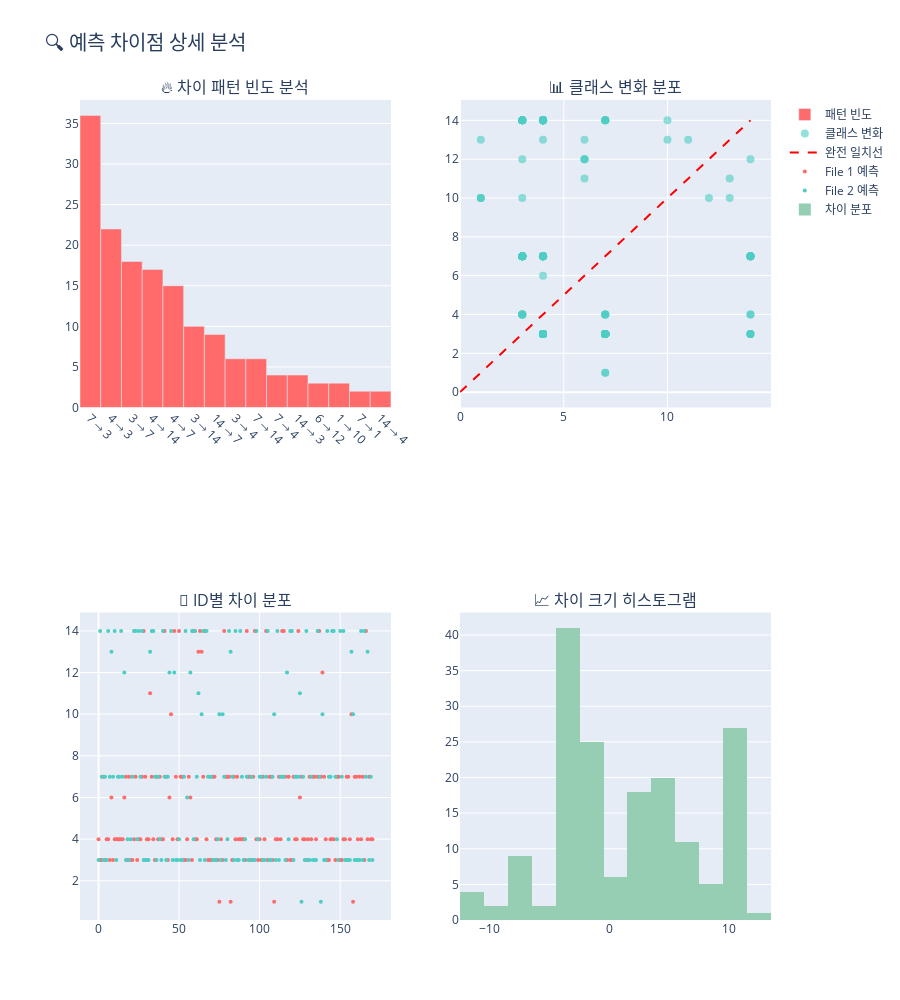

Here is the notebook cell this chart was saved with:
### Code cell
# 📊 차이점 시각화 (다양한 관점)
def plot_difference_analysis():
    """
    차이점 분석을 위한 4개 서브플롯 차트 생성
    
    Returns:
        plotly.graph_objects.Figure or None: 생성된 차트 또는 None
    """
    # 필요한 데이터가 있는지 확인
    if not (file1_info and file2_info and len(different_predictions) > 0):
        print("⚠️ 차이점 데이터가 없어 시각화를 생성할 수 없습니다.")
        return None
    
    # 서브플롯 생성
    fig = make_subplots(
        rows=2, cols=2,
        subplot_titles=[
            "🔥 차이 패턴 빈도 분석",
            "📊 클래스 변화 분포",
            "🎯 ID별 차이 분포",
            "📈 차이 크기 히스토그램"
        ]
    )
    
    # 1. 차이 패턴 빈도 (막대 차트)
    pattern_counts = different_predictions.groupby(['target_file1', 'target_file2']).size().reset_index(name='count')
    pattern_counts['pattern'] = pattern_counts['target_file1'].astype(str) + ' → ' + pattern_counts['target_file2'].astype(str)
    pattern_counts = pattern_counts.sort_values('count', ascending=False).head(15)
    
    fig.add_trace(
        go.Bar(
            x=pattern_counts['pattern'],
            y=pattern_counts['count'],
            marker_color='#FF6B6B',
            name="패턴 빈도"
        ),
        row=1, col=1
    )
    
    # 2. 클래스 변화 분포 (산점도)
    fig.add_trace(
        go.Scatter(
            x=different_predictions['target_file1'],
            y=different_predictions['target_file2'],
            mode='markers',
            marker=dict(size=8, color='#4ECDC4', opacity=0.6),
            name="클래스 변화"
        ),
        row=1, col=2
    )
    
    # 대각선 추가 (일치하는 경우)
    max_class = max(different_predictions['target_file1'].max(), different_predictions['target_file2'].max())
    fig.add_trace(
        go.Scatter(
            x=[0, max_class],
            y=[0, max_class],
            mode='lines',
            line=dict(color='red', dash='dash'),
            name="완전 일치선"
        ),
        row=1, col=2
    )
    
    # 3. ID별 차이 분포 (샘플 순서대로) - plotly는 range 객체를 받지 않으므로 리스트로 변환
    sample_indices = list(range(len(different_predictions)))  # range를 list로 변환
    fig.add_trace(
        go.Scatter(
            x=sample_indices,
            y=different_predictions['target_file1'],
            mode='markers',
            marker=dict(color='#FF6B6B', size=4),
            name="File 1 예측"
        ),
        row=2, col=1
    )
    
    fig.add_trace(
        go.Scatter(
            x=sample_indices,
            y=different_predictions['target_file2'],
            mode='markers',
            marker=dict(color='#4ECDC4', size=4),
            name="File 2 예측"
        ),
        row=2, col=1
    )
    
    # 4. 차이 크기 히스토그램
    diff_values = different_predictions['target_file2'] - different_predictions['target_file1']
    fig.add_trace(
        go.Histogram(
            x=diff_values,
            nbinsx=20,
            marker_color='#96CEB4',
            name="차이 분포"
        ),
        row=2, col=2
    )
    
    # 레이아웃 업데이트
    fig.update_layout(
        height=1000,
        title="🔍 예측 차이점 상세 분석",
        title_font_size=20,
        showlegend=True
    )
    
    # X축 라벨 회전 (패턴 차트)
    fig.update_xaxes(tickangle=45, row=1, col=1)
    
    return fig

# 차이점 분석 차트 생성 및 표시
try:
    # 필요한 변수들이 정의되어 있는지 확인
    required_vars = ['file1_info', 'file2_info', 'different_predictions']
    missing_vars = [var for var in required_vars if var not in globals()]
    
    if missing_vars:
        print(f"❌ 필요한 변수가 정의되지 않았습니다: {', '.join(missing_vars)}")
        print("   이전 셀들을 먼저 실행해주세요.")
    elif 'different_predictions' in globals() and len(different_predictions) > 0:
        diff_fig = plot_difference_analysis()
        if diff_fig is not None:
            diff_fig.show()
            
            # plotly 차트를 PNG로 저장 (matplotlib 방식 사용)
            try:
                # kaleido 없이 matplotlib로 저장
                if 'comparison_logger' in globals():
                    # 한글 폰트 설정 재적용 (matplotlib 차트용)
                    import matplotlib.pyplot as plt
                    import matplotlib.font_manager as fm
                    
                    font_path = './font/NanumGothic.ttf'
                    if os.path.exists(font_path):
                        fontprop = fm.FontProperties(fname=font_path)
                        plt.rcParams['font.family'] = 'NanumGothic'
                        plt.rcParams['font.size'] = 10
                        plt.rcParams['axes.unicode_minus'] = False
                    
                    # 간단한 matplotlib 기반 대체 차트 생성 (plotly 저장 실패 시)
                    fig_alt, ((ax1, ax2), (ax3, ax4)) = plt.subplots(2, 2, figsize=(16, 12))
                    
                    # 1. 패턴 빈도 (간단화)
                    pattern_counts = different_predictions.groupby(['target_file1', 'target_file2']).size().reset_index(name='count')
                    top_patterns = pattern_counts.nlargest(10, 'count')
                    pattern_labels = [f"{row['target_file1']}→{row['target_file2']}" for _, row in top_patterns.iterrows()]
                    ax1.bar(range(len(top_patterns)), top_patterns['count'], color='#FF6B6B')
                    ax1.set_title('차이 패턴 빈도 (상위 10개)', fontweight='bold', fontsize=12)
                    ax1.set_xlabel('패턴', fontsize=10)
                    ax1.set_ylabel('빈도', fontsize=10)
                    ax1.set_xticks(range(len(top_patterns)))
                    ax1.set_xticklabels(pattern_labels, rotation=45)
                    
                    # 2. 클래스 변화 산점도
                    ax2.scatter(different_predictions['target_file1'], different_predictions['target_file2'], 
                               color='#4ECDC4', alpha=0.6)
                    ax2.plot([0, 16], [0, 16], 'r--', label='완전 일치선')
                    ax2.set_title('클래스 변화 분포', fontweight='bold', fontsize=12)
                    ax2.set_xlabel('파일 1 예측', fontsize=10)
                    ax2.set_ylabel('파일 2 예측', fontsize=10)
                    ax2.legend()
                    
                    # 3. 차이 크기 히스토그램
                    diff_values = different_predictions['target_file2'] - different_predictions['target_file1']
                    ax3.hist(diff_values, bins=20, color='#96CEB4', alpha=0.7)
                    ax3.set_title('차이 크기 분포', fontweight='bold', fontsize=12)
                    ax3.set_xlabel('예측 차이', fontsize=10)
                    ax3.set_ylabel('빈도', fontsize=10)
                    
                    # 4. 요약 통계
                    ax4.text(0.1, 0.8, f'전체 차이점: {len(different_predictions)}개', fontsize=12, transform=ax4.transAxes)
                    ax4.text(0.1, 0.6, f'가장 빈번한 변화: {pattern_labels[0]}', fontsize=12, transform=ax4.transAxes)
                    ax4.text(0.1, 0.4, f'평균 차이: {diff_values.mean():.2f}', fontsize=12, transform=ax4.transAxes)
                    ax4.text(0.1, 0.2, f'차이 표준편차: {diff_values.std():.2f}', fontsize=12, transform=ax4.transAxes)
                    ax4.set_title('요약 통계', fontweight='bold', fontsize=12)
                    ax4.axis('off')
                    
                    plt.suptitle('🔍 예측 차이점 상세 분석 (요약)', fontsize=16, fontweight='bold')
                    plt.tight_layout()
                    
                    # matplotlib 차트 저장
                    comparison_logger.save_figure(
                        fig_alt, 
                        "difference_analysis.png",
                        "차이점 상세 분석 차트 - 패턴 빈도, 클래스 변화, 차이 분포, 요약 통계"
                    )
                    
                    plt.close(fig_alt)
                    print("💾 차이점 분석 차트가 PNG로 저장되었습니다!")
                else:
                    print("⚠️ 로거가 설정되지 않아 이미지 저장을 건너뜁니다.")
                    
            except Exception as save_error:
                print(f"⚠️ 차트 저장 중 오류 (무시됨): {str(save_error)}")
                
            print("✅ 차이점 시각화 차트가 성공적으로 생성되었습니다.")
        else:
            print("⚠️ 차트를 생성할 수 없습니다.")
    else:
        print("ℹ️ 차이점이 없거나 데이터가 준비되지 않았습니다.")
        print("   이전 셀들을 실행하여 데이터를 로드해주세요.")
        
except NameError as e:
    print(f"❌ 변수 정의 오류: {str(e)}")
    print("   이전 셀들을 순서대로 실행해주세요.")
except Exception as e:
    print(f"❌ 차트 생성 중 오류 발생: {str(e)}")
    print("   데이터 상태를 확인해주세요.")

### Figure 1 — Plotly figure (JSON) as saved in the notebook; plotly's stock layout.template omitted (floating-point values rounded to 4 significant figures; data arrays with more than 128 entries replaced by an {"elided": "..."} marker saying what was removed)
{"data": [{"marker": {"color": "#FF6B6B"}, "name": "패턴 빈도", "type": "bar", "x": ["7 → 3", "4 → 3", "3 → 7", "4 → 14", "4 → 7", "3 → 14", "14 → 7", "3 → 4", "7 → 14", "7 → 4", "14 → 3", "6 → 12", "1 → 10", "7 → 1", "14 → 4"], "xaxis": "x", "y": [36, 22, 18, 17, 15, 10, 9, 6, 6, 4, 4, 3, 3, 2, 2], "yaxis": "y"}, {"marker": {"color": "#4ECDC4", "opacity": 0.6, "size": 8}, "mode": "markers", "name": "클래스 변화", "type": "scatter", "x": {"elided": "171 int values"}, "xaxis": "x2", "y": {"elided": "171 int values"}, "yaxis": "y2"}, {"line": {"color": "red", "dash": "dash"}, "mode": "lines", "name": "완전 일치선", "type": "scatter", "x": [0, 14], "xaxis": "x2", "y": [0, 14], "yaxis": "y2"}, {"marker": {"color": "#FF6B6B", "size": 4}, "mode": "markers", "name": "File 1 예측", "type": "scatter", "x": {"elided": "171 int values"}, "xaxis": "x3", "y": {"elided": "171 int values"}, "yaxis": "y3"}, {"marker": {"color": "#4ECDC4", "size": 4}, "mode": "markers", "name": "File 2 예측", "type": "scatter", "x": {"elided": "171 int values"}, "xaxis": "x3", "y": {"elided": "171 int values"}, "yaxis": "y3"}, {"marker": {"color": "#96CEB4"}, "name": "차이 분포", "nbinsx": 20, "type": "histogram", "x": {"elided": "171 int values"}, "xaxis": "x4", "yaxis": "y4"}], "layout": {"annotations": [{"font": {"size": 16}, "showarrow": false, "text": "🔥 차이 패턴 빈도 분석", "x": 0.225, "xanchor": "center", "xref": "paper", "y": 1, "yanchor": "bottom", "yref": "paper"}, {"font": {"size": 16}, "showarrow": false, "text": "📊 클래스 변화 분포", "x": 0.775, "xanchor": "center", "xref": "paper", "y": 1, "yanchor": "bottom", "yref": "paper"}, {"font": {"size": 16}, "showarrow": false, "text": "🎯 ID별 차이 분포", "x": 0.225, "xanchor": "center", "xref": "paper", "y": 0.375, "yanchor": "bottom", "yref": "paper"}, {"font": {"size": 16}, "showarrow": false, "text": "📈 차이 크기 히스토그램", "x": 0.775, "xanchor": "center", "xref": "paper", "y": 0.375, "yanchor": "bottom", "yref": "paper"}], "height": 1000, "showlegend": true, "title": {"font": {"size": 20}, "text": "🔍 예측 차이점 상세 분석"}, "xaxis": {"anchor": "y", "domain": [0, 0.45], "tickangle": 45}, "xaxis2": {"anchor": "y2", "domain": [0.55, 1]}, "xaxis3": {"anchor": "y3", "domain": [0, 0.45]}, "xaxis4": {"anchor": "y4", "domain": [0.55, 1]}, "yaxis": {"anchor": "x", "domain": [0.625, 1]}, "yaxis2": {"anchor": "x2", "domain": [0.625, 1]}, "yaxis3": {"anchor": "x3", "domain": [0, 0.375]}, "yaxis4": {"anchor": "x4", "domain": [0, 0.375]}}}
